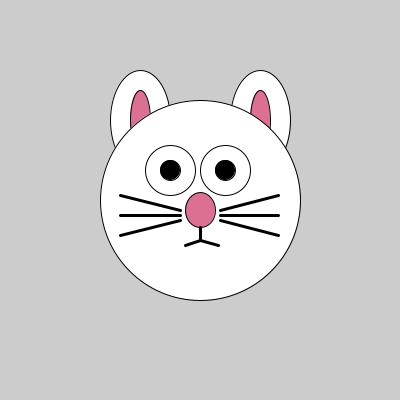
Frame 1 (no input)
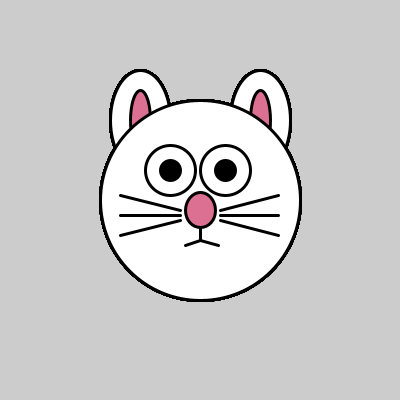
Frame 60 (the mouse pressed at the canvas centre just before this capture)
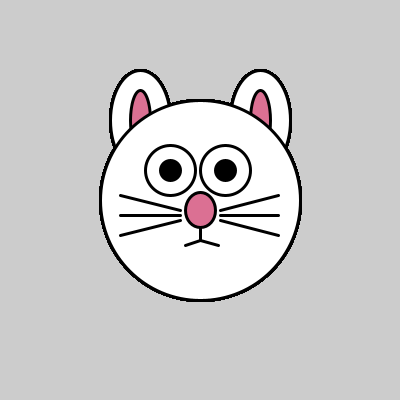
Frame 120 (the mouse held since frame 60 and released just before this capture)

The Processing sketch that drew these frames (run headless with seeded random() and noise(); from frame 60 on, the mouse is pressed at the canvas centre):

// Processing sketch: processing_52602
// ── processing_52602.pde

//PS1: Question 2
//Kim Sipkens 



void setup()   {
  size(400, 400);
smooth();

}

void draw()  {
  fill(255);
ellipse(140, 120, 60, 100);   //left ear
fill(219, 112, 147);
ellipse(140, 120, 20, 60);  //inside of left ear

fill(255);
ellipse(260, 120, 60, 100); //right ear
fill(219, 112, 147);
ellipse(260, 120, 20, 60);  //inside of right ear

fill(255);
ellipse(200, 200, 200, 200);  //head
ellipse(170, 170, 50, 50);   // left eye
ellipse(225, 170, 50, 50);   // right eye

fill(0);
ellipse(170, 170, 20, 20);  //left eyeball
ellipse(225, 170, 20, 20);  //right eyeball

fill(219, 112, 147);
ellipse(200, 210, 30, 35);  //nose


//translate(90, 160);  
strokeWeight(3);
line(120, 195, 180, 210);  //whisk
line(120, 215, 180, 215);  //whisk
line(120, 235, 180, 220);  //whisk

line(200, 227, 200, 240); //m
line(200, 240, 218, 245);  //m
line(185, 245, 200, 240);  //m

line(220, 210, 278, 195);  //whisk
line(220, 215, 278, 215);  // whisk
line(220, 220, 278, 235);  //whisk




}
